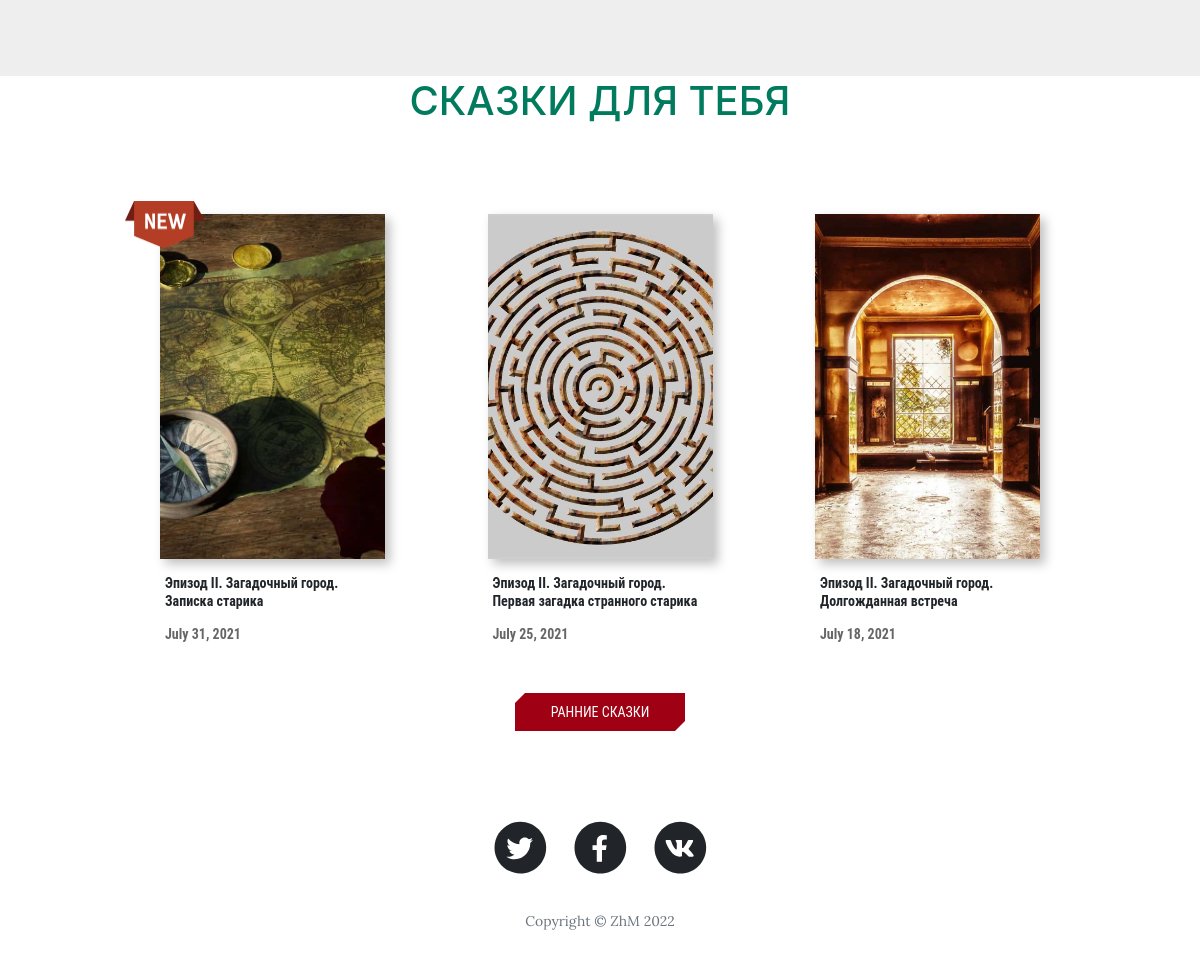
The app's page /home (lower part), older data.
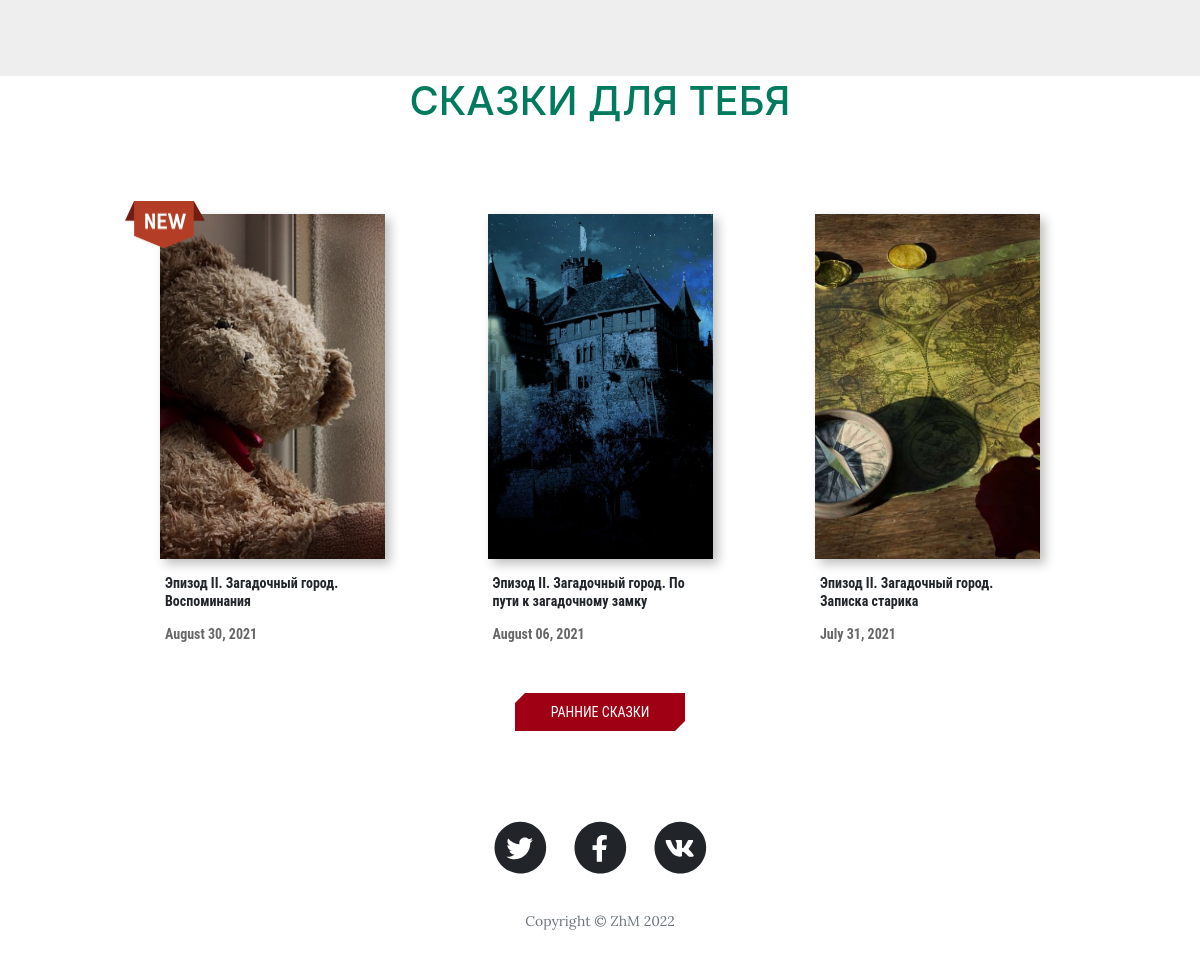
The same page, newer data.
### main.py (models this page shows)
class Stories(db.Model):
    __tablename__ = "stories"
    id = db.Column(db.Integer, primary_key=True)
    date = db.Column(db.String(10), nullable=False)
    title = db.Column(db.String(250), nullable=False)
    chapter = db.Column(db.String(250), nullable=False)
    subtitle = db.Column(db.String(250), nullable=False)
    body = db.Column(db.String, nullable=False)
    img = db.Column(db.String)
    main_img = db.Column(db.String)
    new_story = db.Column(db.Boolean)
    comments = relationship("Comment", back_populates="parent_stories")

### main.py (the view)
@app.route('/')
@app.route('/home')
def get_new_posts():
    global name_button
    global story_page
    global show_story
    posts_id = 0
    news = db.session.query(News).order_by(db.desc(News.date)).all()
    posts = Stories.query.order_by(db.desc(Stories.date)).all()[:3]
    if posts:
        posts_id = posts[-1].id - 1
    letter = Letter.query.order_by(db.desc(Letter.date)).first()
    name_button = "Older Story →"
    return render_template("index.html", all_posts=posts, dt=dt, name_button=name_button,
                           story_page=posts_id, datetime=datetime, news=news[:3], letter=letter, btFade=False)

### templates/index.html
{% include 'header.html' %}
    {% include 'homepage.html' %}
{% include 'footer.html' %}

### templates/header.html (shortened to what this page needs)
<!DOCTYPE html>
<html lang="en">
    <head>
        <link rel="stylesheet" href="{{ url_for('static', filename='css-cleanBlog/storylist.css') }}">
        <link href="{{ url_for('static', filename='css-cleanBlog/styles.css') }}" rel="stylesheet">
        <link href="{{ url_for('static', filename='css-cleanBlog/team.css') }}" rel="stylesheet">
        <link rel="stylesheet" href="{{ url_for('static', filename='css-cleanBlog/novel.css') }}">
        <link rel="stylesheet" href="{{ url_for('static', filename='css-cleanBlog/letter.css') }}">
        <link rel="stylesheet" href="{{ url_for('static', filename='css-cleanBlog/clean-blog.min.css') }}">
        <link href="{{ url_for('static', filename='css-cleanBlog/storylist.css') }}" rel="stylesheet">
    </head>
    <body>

### templates/homepage.html (shortened to what this page needs)
        {% include 'news.html' %}
        <h5 id="storiesTitle" class="section-title h1">СКАЗКИ ДЛЯ ТЕБЯ</h5>
        <div class="comics__list">
             <div id="storyList">
            {% include 'storyList.html' %}
             </div>
             <button id="addStories" class="button button__main button__long" >
                <div class="inner" data-stories="3">Ранние сказки</div>
            </button>
        </div>

### templates/news.html (shortened to what this page needs)
        <section id="team" class="pb-5">
    <div class="container">
        <div class="row">
            {% for new in news %}
            <div class="col-xs-12 col-sm-6 col-md-4">
            </div>
            {% endfor %}
        </div>
    </div>
</section>

### templates/storyList.html (shortened to what this page needs)
         <ul class="comics__grid" data-btFade = "{{ btFade }}">
             {% for post in all_posts %}
            <li class="comics__item"
                tabIndex="" >
             {% if post.new_story %}
                 <div class="new-icon"
                      style="background-image: url({{ url_for('static', filename='assets/img/new-icon.png') }})">
                 </div>
             {% endif %}
                    <div id="card{{ post['id'] }}"
                         class="comics__wrapper">
                    <img src="{{ url_for('static', filename='assets/img-stories/' +  post['img']|string) }}"
                         style="object-fit:cover" alt="abyss"
                         class="comics__item-img"/>
                        <div class="comics__text">
                        </div>
                    </div>
                <div class="comics__item-name">{{ post['chapter'] + ' ' + post['title'] }}</div>
                <div class="comics__item-data">{{ dt.fromisoformat(post['date']).strftime('%B %d, %Y') }}</div>
            </li>
             {% endfor %}
        </ul>

### templates/footer.html (shortened to what this page needs)
       <footer>
            <div class="container">
                <div class="row">
                    <div class="col-lg-8 col-md-10 mx-auto">
                        <ul class="list-inline text-center">
                            <li class="list-inline-item">
                                <a href="#!">
                                    <span class="fa-stack fa-lg">
                                        <i class="fas fa-circle fa-stack-2x"></i>
                                        <i class="fab fa-twitter fa-stack-1x fa-inverse"></i>
                                    </span>
                                </a>
                            </li>
                            <li class="list-inline-item">
                                <a href="#!">
                                    <span class="fa-stack fa-lg">
                                        <i class="fas fa-circle fa-stack-2x"></i>
                                        <i class="fab fa-facebook-f fa-stack-1x fa-inverse"></i>
                                    </span>
                                </a>
                            </li>
                            <li class="list-inline-item">
                                <a href="#!">
                                    <span class="fa-stack fa-lg">
                                        <i class="fas fa-circle fa-stack-2x"></i>
                                        <i class="fab fa-vk fa-stack-1x fa-inverse"></i>
                                    </span>
                                </a>
                            </li>
                        </ul>
                        <p class="copyright text-muted">Copyright &copy; ZhM {{ datetime.now().strftime('%Y')}}</p>
                    </div>
                </div>
            </div>
        </footer>
    </body>
</html>

### static/css-cleanBlog/storylist.css (style rules this page uses)
ul, li, dl { list-style-type: none; margin: 0; padding: 0; }
.comics__list * { font-family: "Roboto Condensed", sans-serif; margin: 0; padding: 0; box-sizing: border-box; }
.comics__text { position:absolute;top:20%;text-align:center;width:100%;color:white;z-index:10 }
.comics__list { max-width:1000px; margin: 0 auto; margin-top:45px; padding:40px 60px }
.comics__grid { display:-ms-grid;display:grid;-ms-grid-columns:(225px)[auto-fill];grid-template-columns:repeat(auto-fill, 225px);-webkit-box-pack:justify;-ms-flex-pack:justify;justify-content:space-between;row-gap:55px }
.comics__item { -webkit-transition:0.3s -webkit-transform;transition:0.3s -webkit-transform;transition:0.3s transform;transition:0.3s transform, 0.3s -webkit-transform; position: relative }
.comics__item-img { width:225px;height:345px;transition:.5s }
.comics__wrapper { position:relative;overflow:hidden;width:225px;height:345px;-webkit-box-shadow:5px 5px 10px rgba(0,0,0,0.25);box-shadow:5px 5px 10px rgba(0,0,0,0.25) }
.comics__wrapper:before, .comics__wrapper:after { content:"";width:200px;height:200px;position:absolute;top:0;left:0;background:#000000;opacity:.1;transition:.5s }
.comics__wrapper:before { transform:translateX(-120%) rotate(45deg);z-index:5; }
.comics__wrapper:after { transform:translateX(134%) rotate(45deg); }
.comics__item-name { padding:5px;margin-top:10px;font-weight:bold;font-size:14px;line-height:18px }
.comics__item-data { padding:5px;margin-top:5px;font-weight:bold;font-size:14px;line-height:18px;color:rgba(0,0,0,0.6); }
.button { min-width:101px;color:#fff;text-align:center;text-transform:uppercase;font-size:14px;-webkit-transition:0.3s -webkit-transform;transition:0.3s -webkit-transform;transition:0.3s transform;transition:0.3s transform, 0.3s -webkit-transform;border:none;background-color:transparent;cursor:pointer }
.button__long { display:block;width:170px;margin:45px auto 0 auto }
.button .inner { position:relative;background-color:#9F0013;line-height:18px;padding:0 18px;-webkit-transition:none;transition:none }
.button .inner::before { border-color:#9F0013 transparent;border-style:solid;border-width:0 0 10px 10px;content:"";display:block;position:absolute;left:0;top:-10px;-webkit-transition:none;transition:none }
.button .inner::after { border-color:#9F0013 transparent;border-style:solid;border-width:0 0 10px 10px;content:"";display:block;position:absolute;right:0;bottom:-10px;-webkit-transform:rotate(180deg);transform:rotate(180deg);-webkit-transition:none;transition:none }
.button::before { content:'';display:block;height:10px;margin-left:10px;-webkit-transition:none;transition:none }
.button::after { content:'';display:block;height:10px;margin-right:10px;-webkit-transition:none;transition:none }
.button.button__main::before,.button.button__main::after { background-color:#9F0013 }

### static/css-cleanBlog/team.css (style rules this page uses)
#team { background: #eee !important; }
.section-title { text-align: center; color: #007b5e; margin-bottom: 50px; text-transform: uppercase; }

Row changes from the older to the newer data that the page shows:
no longer on this page (row edited): Stories: img (picture), chapter+title "Эпизод II. Загадочный город. Первая загадка странного старика", fromisoformat "July 25, 2021"
no longer on this page (row unchanged): Stories: img (picture), chapter+title "Эпизод II. Загадочный город. Долгожданная встреча", fromisoformat "July 18, 2021"
added Stories: new_story True (drawn), img (picture), chapter+title "Эпизод II. Загадочный город. Воспоминания", fromisoformat "August 30, 2021"
added Stories: img (picture), chapter+title "Эпизод II. Загадочный город. По пути к загадочному замку", fromisoformat "August 06, 2021"
changed Stories "Эпизод II. Загадочный город. Записка старика": new_story: picture removed
